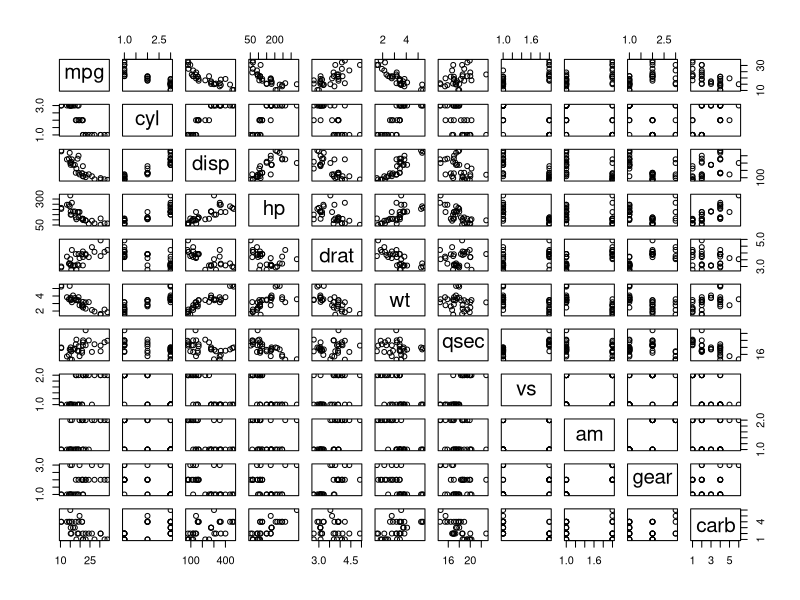
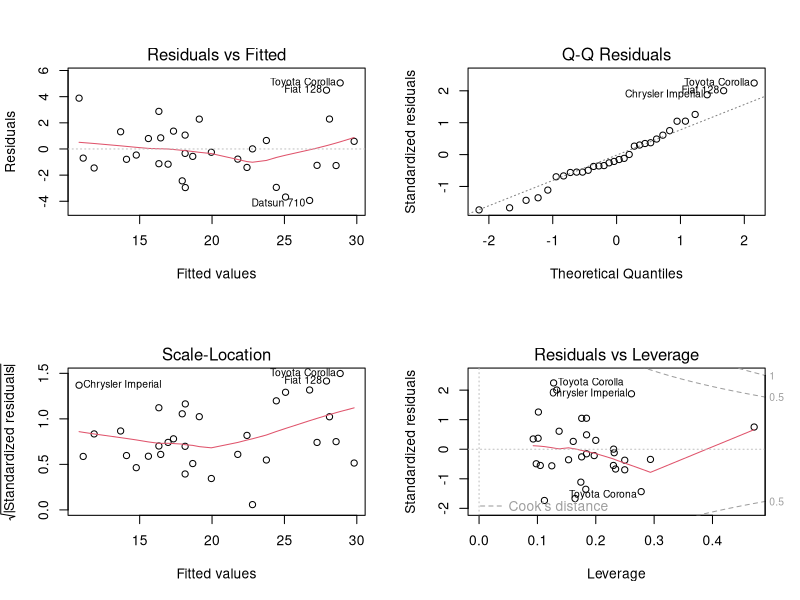

These figures' R source, in order:
## ---- chunk 1
data(mtcars)
str(mtcars)  # See appendix for results
## ---- chunk 2
mtcars$cyl <- factor(mtcars$cyl)
mtcars$vs <- factor(mtcars$vs, labels=c("V-engine", "Straight engine"))
mtcars$gear <- factor(mtcars$gear)
mtcars$carb <- factor(mtcars$carb)
mtcars$am <- factor(mtcars$am,labels=c('Automatic','Manual'))
## ---- chunk 3
vars.all <- lm(mpg ~ ., data = mtcars)
vars.best.fit <- step(vars.all, direction = "backward")
## ---- chunk 4
summary(vars.best.fit)
## ---- chunk 5
t.test(mpg ~ am, data = mtcars) # See appendix
## ---- chunk 6
confint(vars.best.fit)["amManual",]
## ---- chunk 7
str(mtcars)
## ---- chunk 8
pairs(mpg ~ ., data=mtcars)
## ---- chunk 9
par(mfrow=c(2,2))
plot(vars.best.fit)
## ---- chunk 10
t.test(mpg ~ am, data = mtcars) # See appendix
